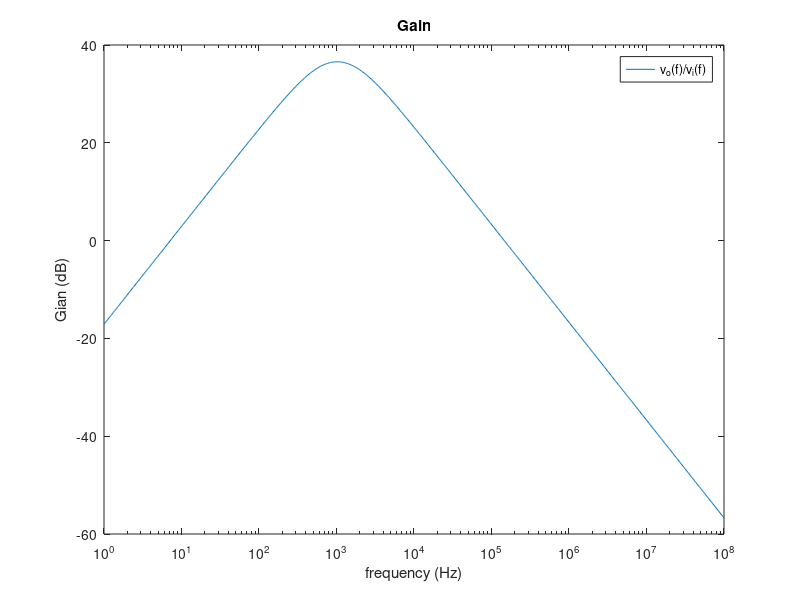

MATLAB code to generate this figure:
close all
clear all
clc


%------------------------
f = logspace(0,8,800);

C1 = 220e-9
C2 = 110e-9
R1 = 1e3
R2 = 1e3
R3 = 1e3
R4 = 100e3


gain = (R1.*2.*pi.*f.*C1./(1+R1.*j.*2.*pi.*f.*C1)).*(1 + R4/R3).*(1./(j.*2.*pi.*f.*C2.*R2 + 1));
gain_db=20*log10(abs(gain));

I_max=find (gain_db==max(gain_db));
f_max=f(I_max);

gain_max=max(gain);
gainDB_max=max(gain_db);
Z_in = (R1 + 1/(j*2*pi*f_max*C1))
Z_out = R2/(j*2*pi*f_max*C2)/(R2+1/(j*2*pi*f_max*C2))

Zin_a=abs(Z_in)
Zout_a=abs(Z_out)

%---------------------
G_desvio =abs(100- max(abs(gain)));
F_desvio=abs(1000-f_max);
cost_amp = ((8.661e-12 + 30e-12)*1e6 + (100000 + 5305 + 5305 + 1836 + 1836 + 13190000 + 50 + 100 + 18160)/1000 + (2*0.1)) + (0.220*2)
cost=cost_amp+(1e-3*(R1 + R2 + R3 + R4)+1e6*(C1 + C2))
Merit = 1/(cost * (G_desvio + F_desvio+1e-6))
%------------- Export ------------
fid = figure ();
semilogx(f, gain_db);
title("Gain");
legend("v_o(f)/v_i(f)");
ylabel("Gian (dB)")
xlabel("frequency (Hz)")
print(fid ,"Gain_teo.eps","-depsc");


fid2=fopen("valores.tex","w+");
fprintf(fid2,"C1 & %e\\\\ \\hline \n\
C2 & %.5e\\\\ \\hline \n\
R1 & %.5e\\\\ \\hline \n\
R2 & %.5e\\\\ \\hline \n\
R3 & %.5e\\\\ \\hline \n\
R4 & %.5e\\\\ \\hline", C1,C2,R1,R2,R3,R4)
fclose(fid2);


fid3=fopen("merit.tex","w+");
fprintf(fid3,"Gain Deviation & %f\\\\ \\hline \n\
Frequency deviation & %.f\\\\ \\hline \n\
Cost & %.5e\\\\ \\hline \n\
Merit & %.5e\\\\ \\hline", G_desvio,F_desvio,cost,Merit)
fclose(fid3);


fid4=fopen("Val_meio.tex","w+");
fprintf(fid4,"Gain & %.5e\\\\ \\hline \n\
Gain (db) & %.5e\\\\ \\hline \n\
Input impedance &  %.5e + %.5ej\\\\ \\hline \n\
Output impedance &  %e + %ej\\\\ \\hline", gain_max,gainDB_max,real(Z_in), imag(Z_in),real(Z_out) , imag(Z_out))
fclose(fid4);


